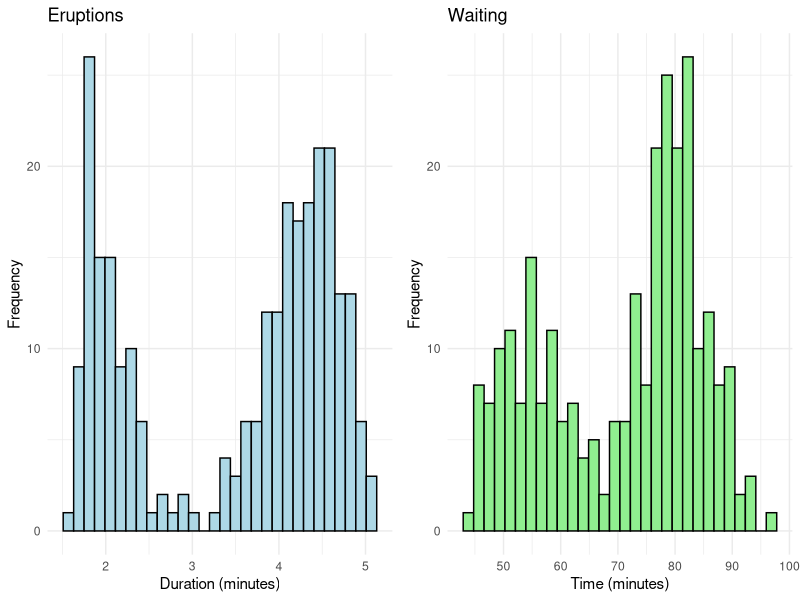
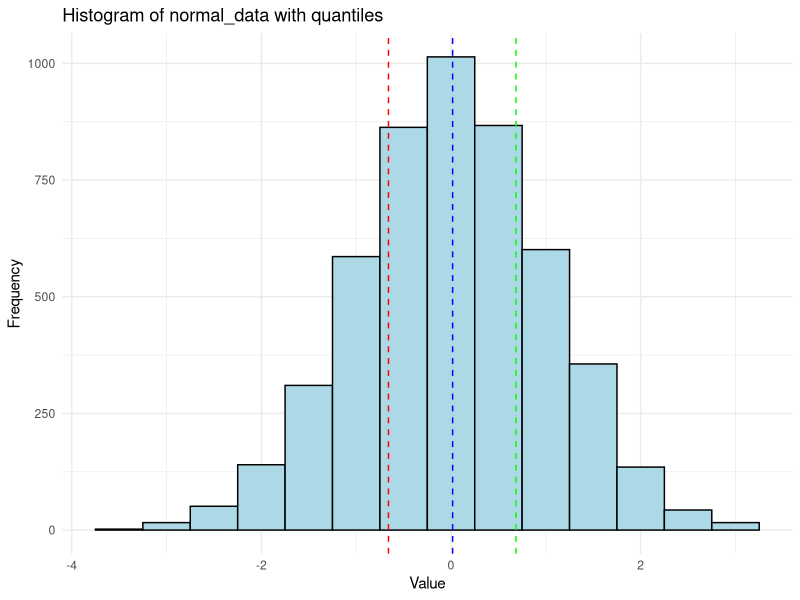
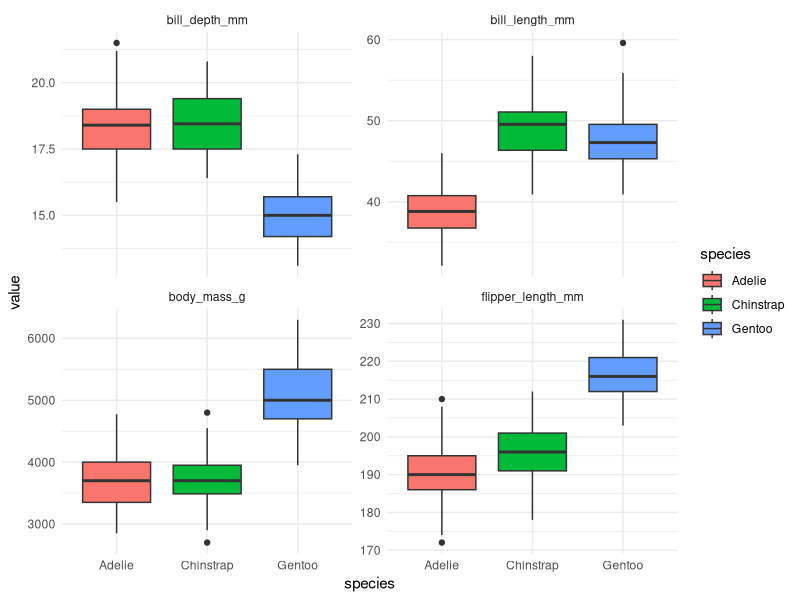

These figures' R source, in order:
## ---- chunk 1
knitr::opts_chunk$set(
  echo = TRUE,
  eval = TRUE,
  warning = FALSE,
  message = FALSE,
  fig.width = 6,
  fig.asp = 0.65,
  out.width = "100%",
  fig.align = "center",
  dev = "ragg_png",
  fig.ext = "png"
)
library(tidyverse)
library(ggpubr)
library(ggthemes)
## ---- chunk 2
library(palmerpenguins)
data(penguins)

# a.
dimnames(penguins)

# b.
str(penguins)
## ---- chunk 3
#| eval: true
#| echo: true

set.seed(666)
n <- 5000
mean <- 0
sd <- 1
normal_data <- rnorm(n, mean, sd)
round(sum(normal_data) / length(normal_data), 3)
## ---- chunk 4
#| eval: true
#| echo: true

# Load the faithful dataset
data(faithful)
library(ggpubr)

plt1 <- ggplot(faithful, aes(x = eruptions)) +
  geom_histogram(fill = "lightblue", color = "black") +
  labs(title = "Eruptions", x = "Duration (minutes)", y = "Frequency") +
  theme_minimal()

plt2 <- ggplot(faithful, aes(x = waiting)) +
  geom_histogram(fill = "lightgreen", color = "black") +
  labs(title = "Waiting", x = "Time (minutes)", y = "Frequency") +
  theme_minimal()

# Arrange the plots side by side
ggarrange(plt1, plt2, ncol = 2)

# Central tendency measures
library(e1071)
kurtosis(faithful$eruptions)
kurtosis(faithful$waiting)
skewness(faithful$eruptions)
skewness(faithful$waiting)
## ---- chunk 5
#| eval: true
#| echo: true

# Using the equations for sample variance and sd
# (not the built-in functions), do:

# Variance
(norm_var <- round(sum((normal_data - mean(normal_data))^2) /
                     (length(normal_data) - 1), 3))

# Standard deviation
(norm_sd <- round(sqrt(norm_var), 3))
## ---- chunk 6
# Generate random data from a normal distribution
set.seed(666)
n <- 5000 # Number of data points
mean <- 0
sd <- 1
normal_data <- rnorm(n, mean, sd)

# Calculate the quantiles
q_25 <- quantile(normal_data, p = 0.25)
q_50 <- quantile(normal_data, p = 0.50)
q_75 <- quantile(normal_data, p = 0.75)
q_100 <- quantile(normal_data, p = 1.00)

# Verify each quantile interval
(count_0_to_25 <- sum(normal_data <= q_25))
(count_25_to_50 <- sum(normal_data > q_25 & normal_data <= q_50))
(count_50_to_75 <- sum(normal_data > q_50 & normal_data <= q_75))
(count_75_to_100 <- sum(normal_data > q_75 & normal_data <= q_100))

# Calculate percentages
(perc_0_to_25 <- count_0_to_25 / n * 100)
(perc_25_to_50 <- count_25_to_50 / n * 100)
(perc_50_to_75 <- count_50_to_75 / n * 100)
(perc_75_to_100 <- count_75_to_100 / n * 100)

# Make a figure to visualise
library(ggplot2)
ggplot(data.frame(x = normal_data), aes(x = x)) +
  geom_histogram(binwidth = 0.5, fill = "lightblue", color = "black") +
  geom_vline(xintercept = c(q_25, q_50, q_75), color = c("red", "blue", "green"), linetype = "dashed") +
  labs(title = "Histogram of normal_data with quantiles", x = "Value", y = "Frequency") +
  theme_minimal()
## ---- chunk 7
summary(penguins)
## ---- chunk 8
library(kableExtra)
library(tidyverse)

# a.
penguins %>%
  select_if(is.numeric) %>%
  psych::describe() %>%
  kable("html") %>%
  kable_styling("striped", full_width = F)

# b.
penguins %>%
  select(species, bill_length_mm, bill_depth_mm, flipper_length_mm, body_mass_g) %>%
  pivot_longer(-species) %>%
  ggplot(aes(x = species, y = value, fill = species)) +
  geom_boxplot() +
  facet_wrap(~name, scales = "free_y") +
  theme_minimal()
